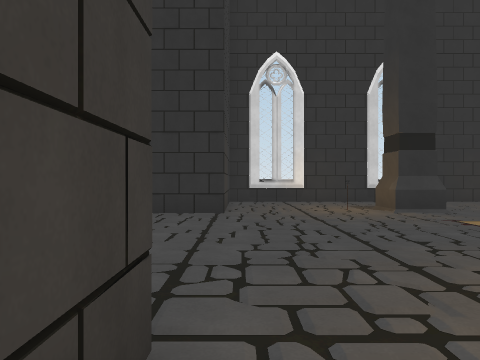
[1] (above)

16 first-person views from a walk through a 3-D level made in the Unity game engine. The camera is 1.5 m above the floor, looks level and sees 70° across. The floor is counted in squares, 2 m on a side. Each view is taken from the middle of a square. On the plan, view 1 faces up. The plan holds only what a view shows up to about 11 squares ahead; the rest is blank. The place goes on beyond the plan. Some animated figures are left out. Surface patterns are stand-ins for the level's own textures.

[2]
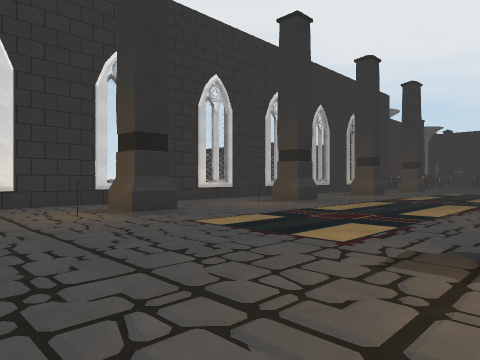

[3]
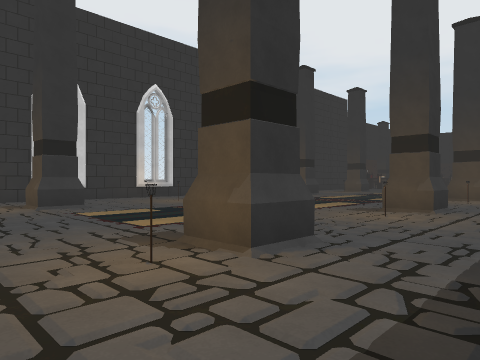

[4]
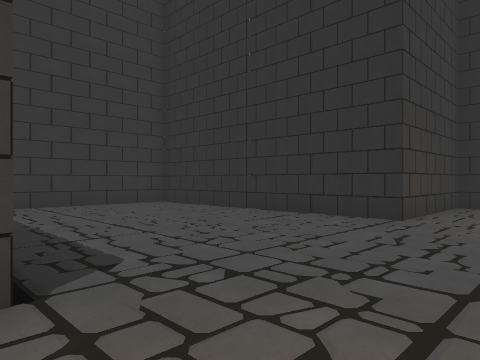

[5]
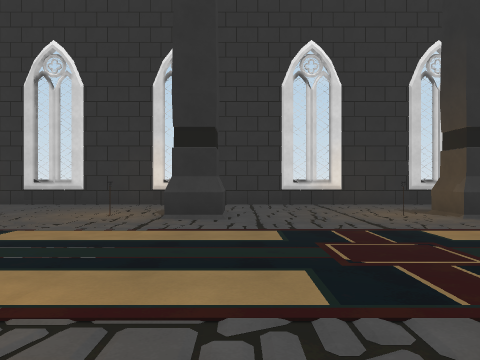

[6]
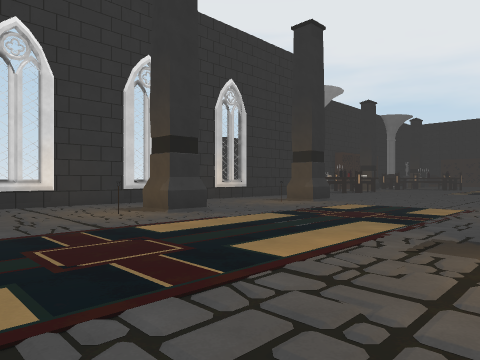

[7]
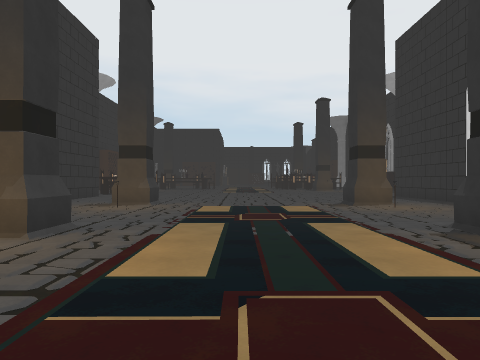

[8]
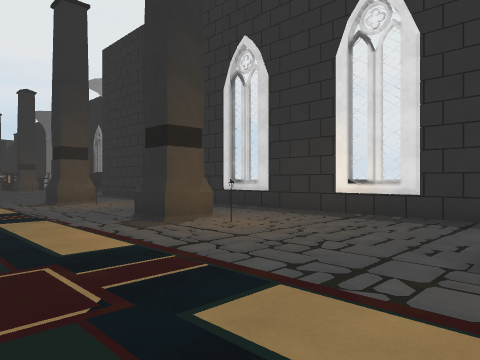

[9]
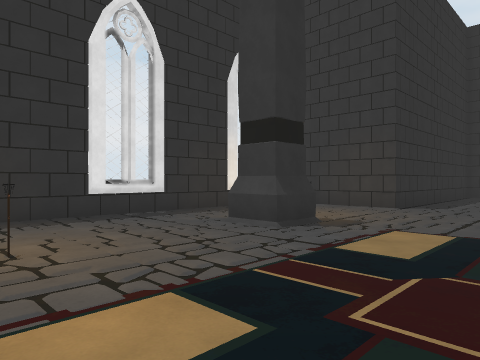

[10]
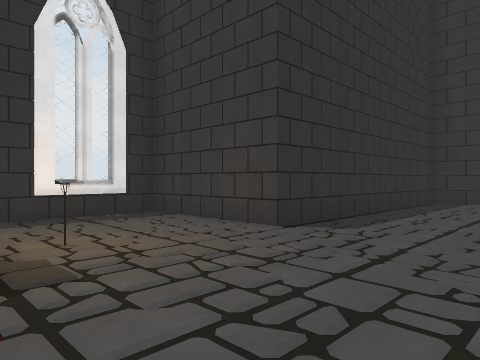

[11]
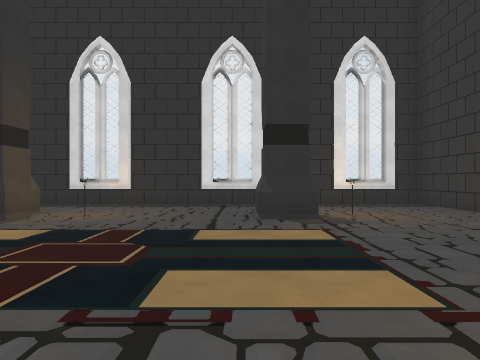

[12]
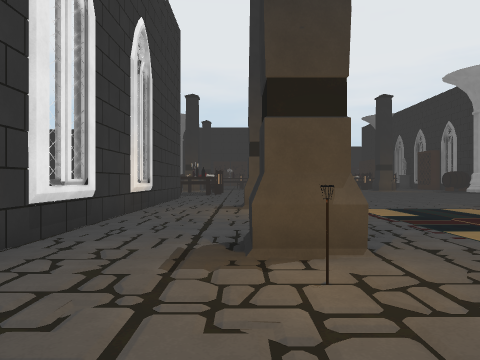

[13]
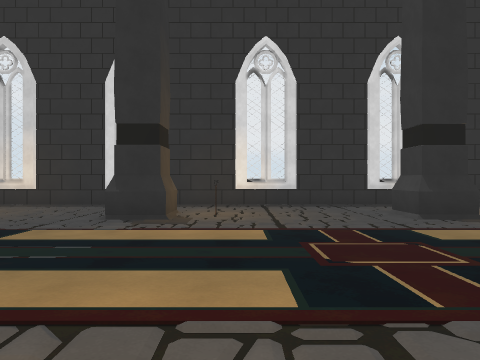

[14]
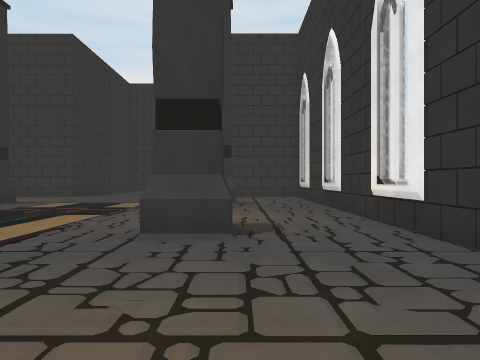

[15]
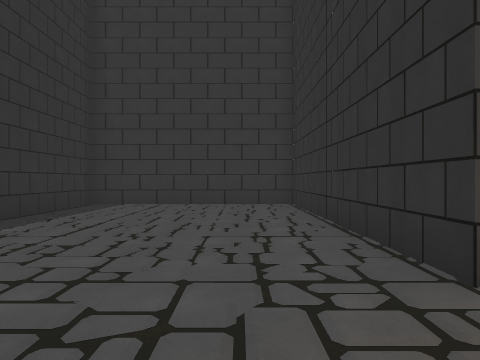

[16]
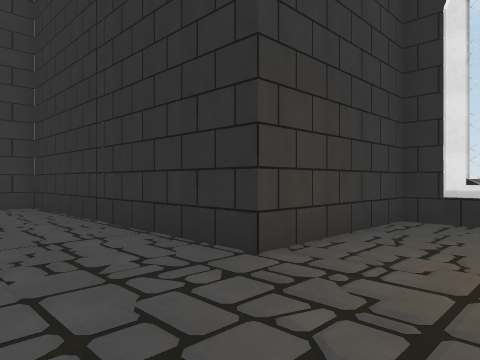

### Floor plan
Points are (right, up) in squares from view 1. A wall is a line through its corners. A room is listed if a view was taken in it or the views show most of it. See-through windows are left out.
Room 1 (views 1, 2, 3, 4, 5, 6, 7, 8, 9, 10, 11, 12, 13, 14, 15, 16)
walls: (10.7, 7.6) (9.5, 7.6); (9.5, 1.5) (10.7, 1.5) (10.7, 0.4) (9.5, 0.4) (9.5, 1.5); (9.5, 8.9) (10.7, 8.9) (10.7, 7.8) (9.5, 7.8); (4.8, 7.6) (3.5, 7.6); (4.6, 7.8) (3.5, 7.8) (3.5, 8.9); (4.7, 1.5) (4.7, 0.4) (3.5, 0.4) (3.5, 1.5) (4.7, 1.5); (10.5, 11.7) (10.1, 11.4); (15.4, 0.4) (15.4, 1.5) (16.6, 1.5); (16.6, 7.6) (15.4, 7.6); (16.6, 7.8) (15.4, 7.8) (15.4, 8.9) (16.5, 8.9); (21.4, 0.4) (21.4, 1.5) (22.1, 1.5); (22, 7.6) (21.4, 7.6); (22, 7.8) (21.4, 7.8) (21.4, 8.9); (23, 11.6) (-0.4, 11.6) (-0.4, 7.6) (-8.3, 7.6) (-8.3, 1.5) (-0.4, 1.5) (-0.4, -2.4) (21.4, -2.4)
objects: torch (3, 1); other object (3, 8); torch (8, 1); other object (8, 8); other object (15, 1); torch (15, 8); other object (20, 1); other object (20, 8)

Positions as (right, up) in squares from view 1, and headings:
1: (0, 0), facing up
2: (0, 1), facing up-right
3: (1, -2), facing up-right
4: (2, 1), facing up-left
5: (11, 1), facing up
6: (11, 1), facing up-right
7: (11, 5), facing right
8: (10, 5), facing down-right
9: (9, 5), facing down-left
10: (4, 5), facing down-left
11: (5, 8), facing down
12: (12, 9), facing right
13: (14, 8), facing down
14: (15, 9), facing left
15: (2, 6), facing left
16: (2, 5), facing up-left
